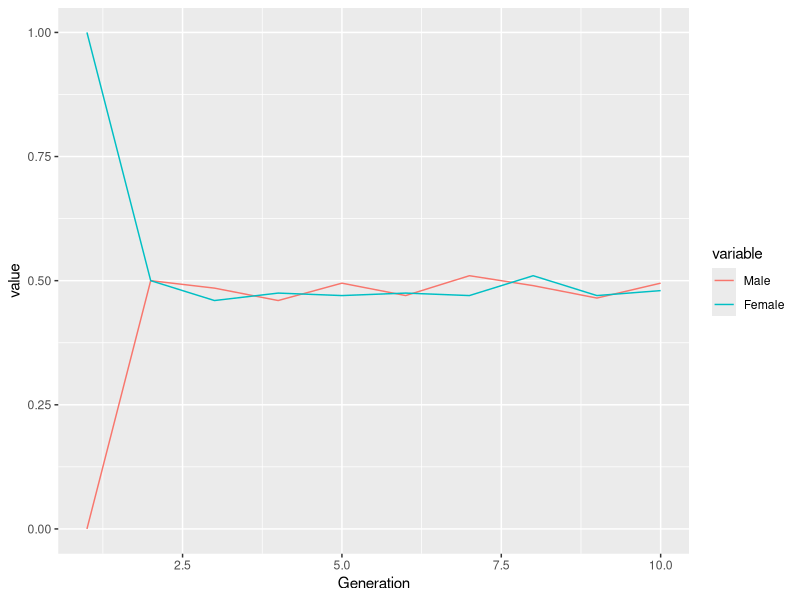
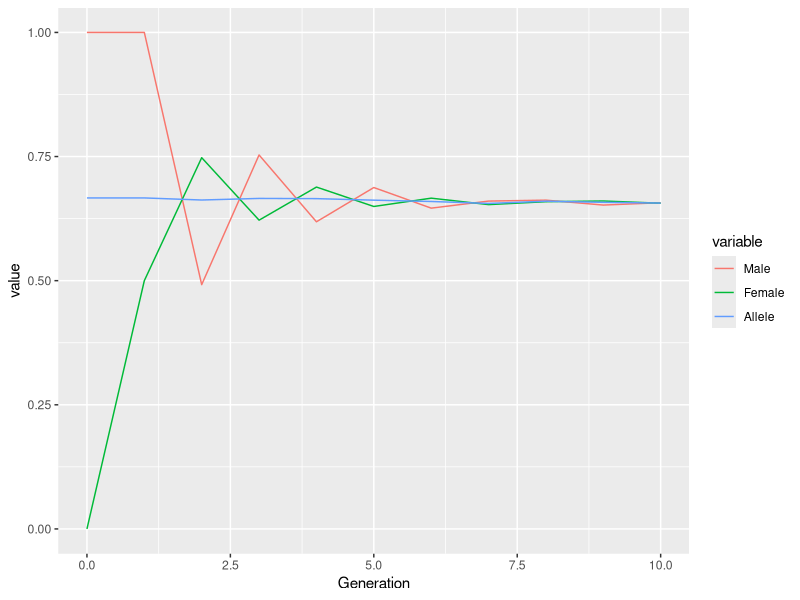

The R source for these figures, in order:
## ---- chunk 1
library(ggplot2)
library(reshape2)

set.seed(123)
## ---- chunk 2
nGenerations <- 10
p_f <- 1
p_m <- 0
popSize <- 100 # 2*popSize for both male and female
maleGeno <- rbinom(popSize, 2, p_m)
femaleGeno <- rbinom(popSize, 2, p_f)

# assuming equal sex ratio
pMale <- rep(0, nGenerations+1)
pFemale <- rep(0, nGenerations+1)
pMale[1] <- p_m
pFemale[1] <- p_f

for (gen in 1:nGenerations) {
  newMaleGeno <- rbinom(popSize, 1, pMale[gen]) + rbinom(popSize, 1, pFemale[gen])
  newFemaleGeno <- rbinom(popSize, 1, pMale[gen]) + rbinom(popSize, 1, pFemale[gen])
  pMale[gen+1] <- mean(newMaleGeno)/2
  pFemale[gen+1] <- mean(newFemaleGeno)/2
  maleGeno <- newMaleGeno
  femaleGeno <- newFemaleGeno
}

pMale
pFemale
## ---- chunk 3
df <- data.frame("Generation"=1:nGenerations, "Male"=pMale[1:length(pMale)-1],
                "Female"=pFemale[1:length(pFemale)-1])
meltydf <- melt(df, id="Generation")
ggplot(meltydf, aes(x=Generation, y=value, color=variable)) + geom_line()
## ---- chunk 4
nGenerations <- 10
pF <- 1     # starting female allele frequency
pM <- 0     # starting male allele frequency
nM <- 10000 # number of males
nF <- 10000 # number of females

females <- rbinom(nF, 2, pF)
males <- rbinom(nM, 1, pM) # Males only have 1 X, so sample once

# Create arrays to track allele frequencies over time
ptracker <- 0*1:(nGenerations+1)
ptracker[1] <- (2*pF*nF+pM*nM)/(2*nF+nM) # X-linked allele frequencies are 2 parts female, 1 part male
pMtracker <- 0*1:(nGenerations+1)
pMtracker[1] <- pF
pFtracker <- 0*1:(nGenerations+1)
pFtracker[1] <- pM

for (i in 1:nGenerations) {
  newmales <- rbinom(nM, 1, pF)
  newfemales <- rbinom(nF, 1, pF) + rbinom(nF, 1, pM)
  newpF <- mean(newfemales)/2
  newpM <- mean(newmales)

  males <- newmales
  females <- newfemales
  pF <- newpF
  pM <- newpM

  ptracker[i+1] <- (pF*nF+.5*pM*nM)/(nF+.5*nM)
  pFtracker[i+1] <- pF
  pMtracker[i+1] <- pM
}

ptracker # overall allele frequency
pFtracker # female allele frequency
pMtracker # male allele frequency
## ---- chunk 5
df <- data.frame("Generation"=0:nGenerations, "Male"=pMtracker,
                "Female"=pFtracker, "Allele"=ptracker)
meltydf <- melt(df, id="Generation")
ggplot(meltydf, aes(x=Generation, y=value, color=variable)) + geom_line()
